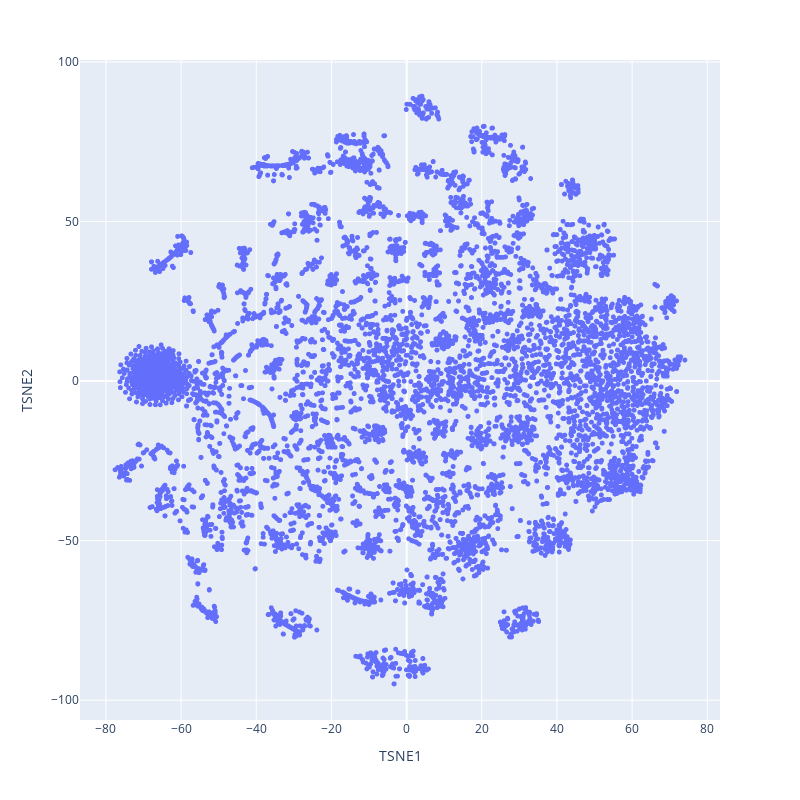

The notebook cell this image was saved under:
### Markdown cell above
Let's do the same with t-sne, an algorithm specialized for visualizing high dimensional spaces, you can read more about it there : https://en.wikipedia.org/wiki/T-distributed_stochastic_neighbor_embedding

### Code cell
from sklearn.manifold import TSNE

# t-SNE on movie embeddings
tsne = TSNE(n_components=2, random_state=37)
df_tsne_movies = pd.DataFrame(tsne.fit_transform(embeddings_movies), columns=["TSNE1", "TSNE2"])
df_tsne_movies["movieId"] = [i for i in range(len(df_tsne_movies))]
df_tsne_movies = df_tsne_movies.merge(df_movies[["newId", "title"]], left_on="movieId", right_on="newId").drop("newId", axis=1)

fig = px.scatter(df_tsne_movies, x="TSNE1", y="TSNE2", hover_name="title")
fig.update_traces(mode="markers", marker=dict(size=5))
fig.update_layout(
    autosize=False,
    width=800,
    height=800,
)
fig.show()

### Figure 1 — Plotly figure (JSON) as saved in the notebook; plotly's stock layout.template omitted (floating-point values rounded to 4 significant figures; data arrays with more than 128 entries replaced by an {"elided": "..."} marker saying what was removed)
{"data": [{"hovertemplate": "<b>%{hovertext}</b><br><br>TSNE1=%{x}<br>TSNE2=%{y}<extra></extra>", "hovertext": {"elided": "9735 str values"}, "legendgroup": "", "marker": {"color": "#636efa", "size": 5, "symbol": "circle"}, "mode": "markers", "name": "", "showlegend": false, "type": "scattergl", "x": {"elided": "9735 float values"}, "xaxis": "x", "y": {"elided": "9735 float values"}, "yaxis": "y"}], "layout": {"autosize": false, "height": 800, "legend": {"tracegroupgap": 0}, "margin": {"t": 60}, "width": 800, "xaxis": {"anchor": "y", "domain": [0, 1], "title": {"text": "TSNE1"}}, "yaxis": {"anchor": "x", "domain": [0, 1], "title": {"text": "TSNE2"}}}}
